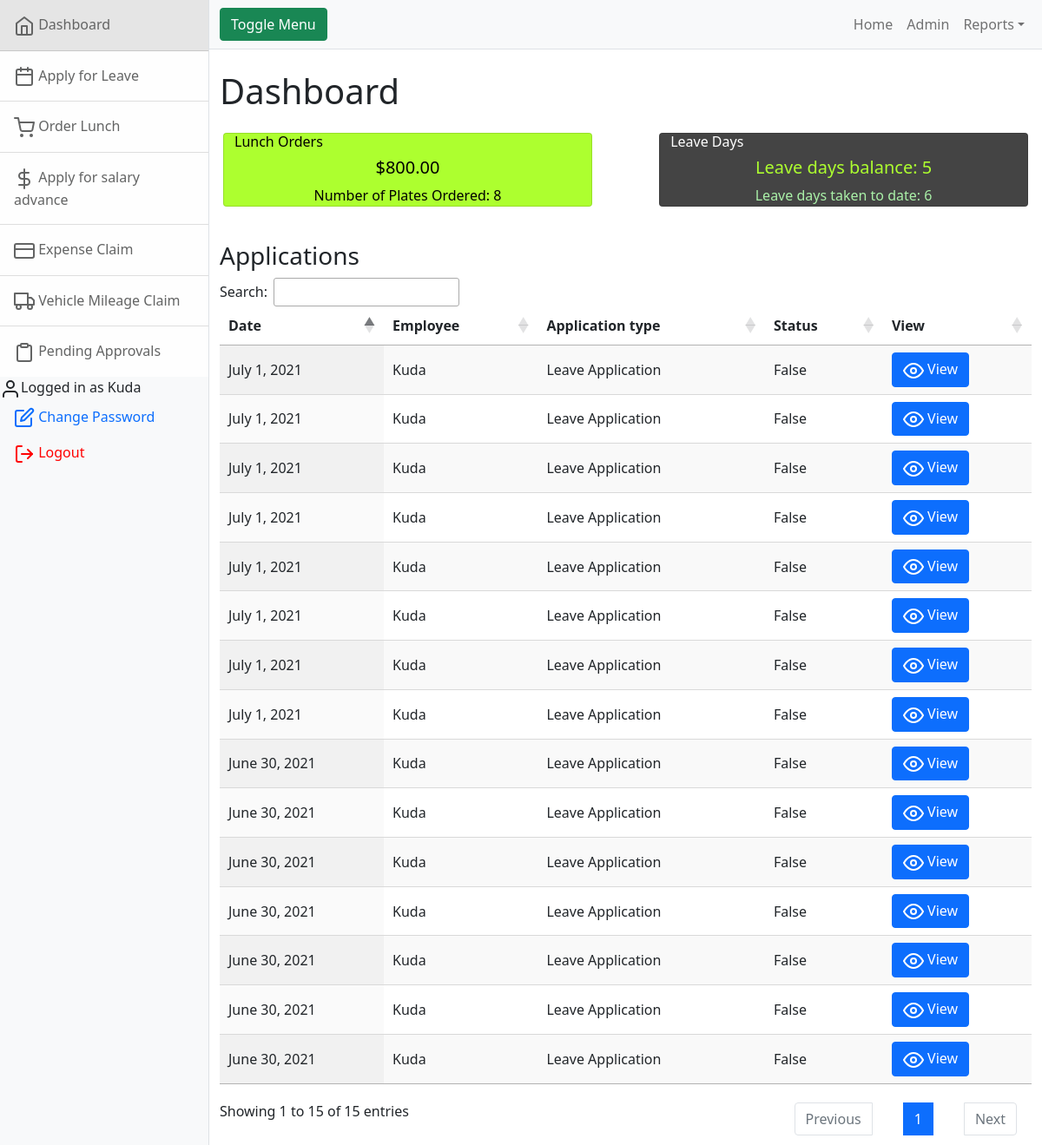
Page /hr/Dashboard/ (signed in) on the committed database.
### hr/models.py (models this page shows)
class LeaveApplication(models.Model):
    date = models.DateField(default=timezone.now)
    employee = models.ForeignKey(User, on_delete=models.CASCADE,related_name='employee',null=False)
    start_date = models.DateField(null=False,default=timezone.now)
    return_date = models.DateField(default=timezone.now)
    LEAVE_TYPE_CHOICES = [
        ('Annual', 'Annual'),
        ('Sick', 'Sick'),
        ('Study', 'Study'),
        ('Other', 'Other'),
    ]
    leave_type = models.CharField(max_length=100,choices=LEAVE_TYPE_CHOICES,default="Annual",null=False)
    days = models.DecimalField(max_digits=5,decimal_places=2,null=False)
    status = models.CharField(max_length=100,default="Pending Approval") #change column to status
    approved_by = models.ForeignKey(User, on_delete=models.CASCADE,related_name='supervisor',null=True)

### hr/views.py (the view)
# urls.py: path("Dashboard/",views.dashboard_view, name='dashboard'),
@login_required
def dashboard_view(request):
    leave_applications = LeaveApplication.objects.filter(employee=request.user)
    mileage_claims = MileageClaim.objects.filter(employee=request.user)
    salary_advances = SalaryAdvance.objects.filter(employee=request.user)
    expense_claims = ExpenseClaim.objects.filter(employee=request.user)
    return render(request,"hr/dashboard.html",{
        "leave_applications":leave_applications,
        "mileage_claims":mileage_claims,
        "salary_advances":salary_advances,
        "expense_claims":expense_claims
    })

### hr/templates/hr/dashboard.html (shortened to what this page needs)
{% extends "hr/layout.html"%}
{% block main %}
<h1 class="mt-4">Dashboard</h1>
<div class="row p-3">
    <div class="card col" style="background: greenyellow;">
      <div class="card-title h6"  style="color:black;">Lunch Orders</div>
      <div class="text-center">
        <div class="h5"  style="color: black;">$800.00</div>
        <p class="card-text" style="color: black;">Number of Plates Ordered: 8 </p>
      </div>
    </div>
    <div class="card col  offset-1" style="background: #444;">
      <div class="card-title h6" style="color:white;">Leave Days</div>
      <div class="text-center">
        <div class="h5" style="color: greenyellow;" >Leave days balance: 5</div>
        <p class="card-text sm" style="color: #aaf1a8;">Leave days taken to date: 6</p>
      </div>
    </div>
</div>
<h3 class="mt-4">Applications</h3>
<table class="display" id="export">
    <thead>
        <th>Date</th>
        <th>Employee</th>
        <th>Application type</th>
        <th>Status</th>
        <th>View</th>
    </thead>
    <tbody>
        {% for i in leave_applications %}
        <tr>
            <td>{{ i.date }}</td>
            <td>{{ i.employee }}</td>
            <td>Leave Application</td>
            <td>{{ i.status }}</td>
            <td>
                <a href="{% url  'hr:leave_approval' id=i.id %}">
                    <button type="button" class="btn btn-primary"><span data-feather="eye"></span> View</button>
                </a>
            </td>
        </tr>
        {% endfor %}
    </tbody>
</table>
{% endblock %}

### hr/templates/hr/layout.html (shortened to what this page needs)
<!DOCTYPE html>
<html lang="en">
    <head>
         <link href="https://cdn.jsdelivr.net/npm/bootstrap@5.0.1/dist/css/bootstrap.min.css" rel="stylesheet">
        {% load static %}
        <link rel="stylesheet" type="text/css" href="{% static 'hr/style.css' %}">
        <link rel="stylesheet" href="https://cdn.datatables.net/1.10.23/css/jquery.dataTables.min.css" />
        <link  rel="stylesheet" href="https://cdn.datatables.net/1.10.23/css/dataTables.bootstrap4.min.css" />
        <link  rel="stylesheet" href="https://cdn.datatables.net/buttons/1.6.5/css/buttons.bootstrap4.min.css" />
        <link  rel="stylesheet" href="https://cdn.datatables.net/searchpanes/1.2.1/css/searchPanes.dataTables.min.css" />
    </head>
    <body>
        <div class="d-flex" id="wrapper">
            <div class="border-end bg-light" id="sidebar-wrapper">
                <div class="list-group list-group-flush">
                    <a class="list-group-item list-group-item-action list-group-item-light p-3" href="{% url  'hr:dashboard' %}"><span  data-feather="home"></span> Dashboard</a>
                    <a class="list-group-item list-group-item-action list-group-item-light p-3" href="{% url  'hr:apply_leave' %}"><span  data-feather="calendar"></span> Apply for Leave</a>
                    <a class="list-group-item list-group-item-action list-group-item-light p-3" href="{% url  'hr:order_lunch' %}"><span  data-feather="shopping-cart"></span> Order Lunch</a>
                    <a class="list-group-item list-group-item-action list-group-item-light p-3" href="{% url  'hr:apply_salary_advance' %}"><span  data-feather="dollar-sign"></span> Apply for salary advance</a>
                    <a class="list-group-item list-group-item-action list-group-item-light p-3" href="{% url  'hr:apply_expense_claim' %}"><span  data-feather="credit-card"></span> Expense Claim</a>
                    <a class="list-group-item list-group-item-action list-group-item-light p-3" href="{% url  'hr:apply_mileage_claim' %}"><span  data-feather="truck"></span> Vehicle Mileage Claim</a>
                    <a class="list-group-item list-group-item-action list-group-item-light p-3" href="{% url  'hr:awaiting_approval' %}"><span  data-feather="clipboard"></span> Pending Approvals</a>
                </div>
                <ul class="nav flex-column">
                    <li><span  data-feather="user"></span>Logged in as {{ request.user }}</li>
                    <li class="nav-item">
                        <a class="nav-link" href="{% url  'users:password_change' %}">
                          <span  data-feather="edit"></span>
                          <span>
                          Change Password
                          </span>
                        </a>
                    </li>
                    <li class="nav-item">
                        <a class="nav-link" href="{% url  'users:logout' %}">
                          <span style="color:red;" data-feather="log-out"></span>
                          <span style="color:red;">
                          Logout
                          </span>
                        </a>
                    </li>
                </ul>
            </div>
            <div id="page-content-wrapper">
                <nav class="navbar navbar-expand-lg navbar-light bg-light border-bottom">
                    <div class="container-fluid">
                        <button class="btn btn-success" id="sidebarToggle">Toggle Menu</button>
                        <div class="collapse navbar-collapse" id="navbarSupportedContent">
                            <ul class="navbar-nav ms-auto mt-2 mt-lg-0">
                                <li class="nav-item active"><a class="nav-link" href="{% url  'hr:dashboard' %}">Home</a></li>
                                <li class="nav-item"><a class="nav-link" href="{% url  'admin:index' %}">Admin</a></li>
                                <li class="nav-item dropdown">
                                    <a class="nav-link dropdown-toggle" id="navbarDropdown" href="#" role="button" data-bs-toggle="dropdown" aria-haspopup="true" aria-expanded="false">Reports</a>
                                </li>
                            </ul>
                        </div>
                    </div>
                </nav>
                <div class="container-fluid">
                    {% block main %}{% endblock %}
                </div>
            </div>
        </div>
    {% load static %}
</body>
</html>
    </body>
</html>

### rows in the picture
LeaveApplication: date "June 30, 2021", employee "Kuda", status "False"
LeaveApplication: date "June 30, 2021", employee "Kuda", status "False"
LeaveApplication: date "June 30, 2021", employee "Kuda", status "False"
LeaveApplication: date "June 30, 2021", employee "Kuda", status "False"
LeaveApplication: date "June 30, 2021", employee "Kuda", status "False"
LeaveApplication: date "June 30, 2021", employee "Kuda", status "False"
LeaveApplication: date "June 30, 2021", employee "Kuda", status "False"
LeaveApplication: date "July 1, 2021", employee "Kuda", status "False"
LeaveApplication: date "July 1, 2021", employee "Kuda", status "False"
LeaveApplication: date "July 1, 2021", employee "Kuda", status "False"
LeaveApplication: date "July 1, 2021", employee "Kuda", status "False"
LeaveApplication: date "July 1, 2021", employee "Kuda", status "False"
LeaveApplication: date "July 1, 2021", employee "Kuda", status "False"
LeaveApplication: date "July 1, 2021", employee "Kuda", status "False"
LeaveApplication: date "July 1, 2021", employee "Kuda", status "False"

### other values in the picture
{{ request.user }} "Kuda"
